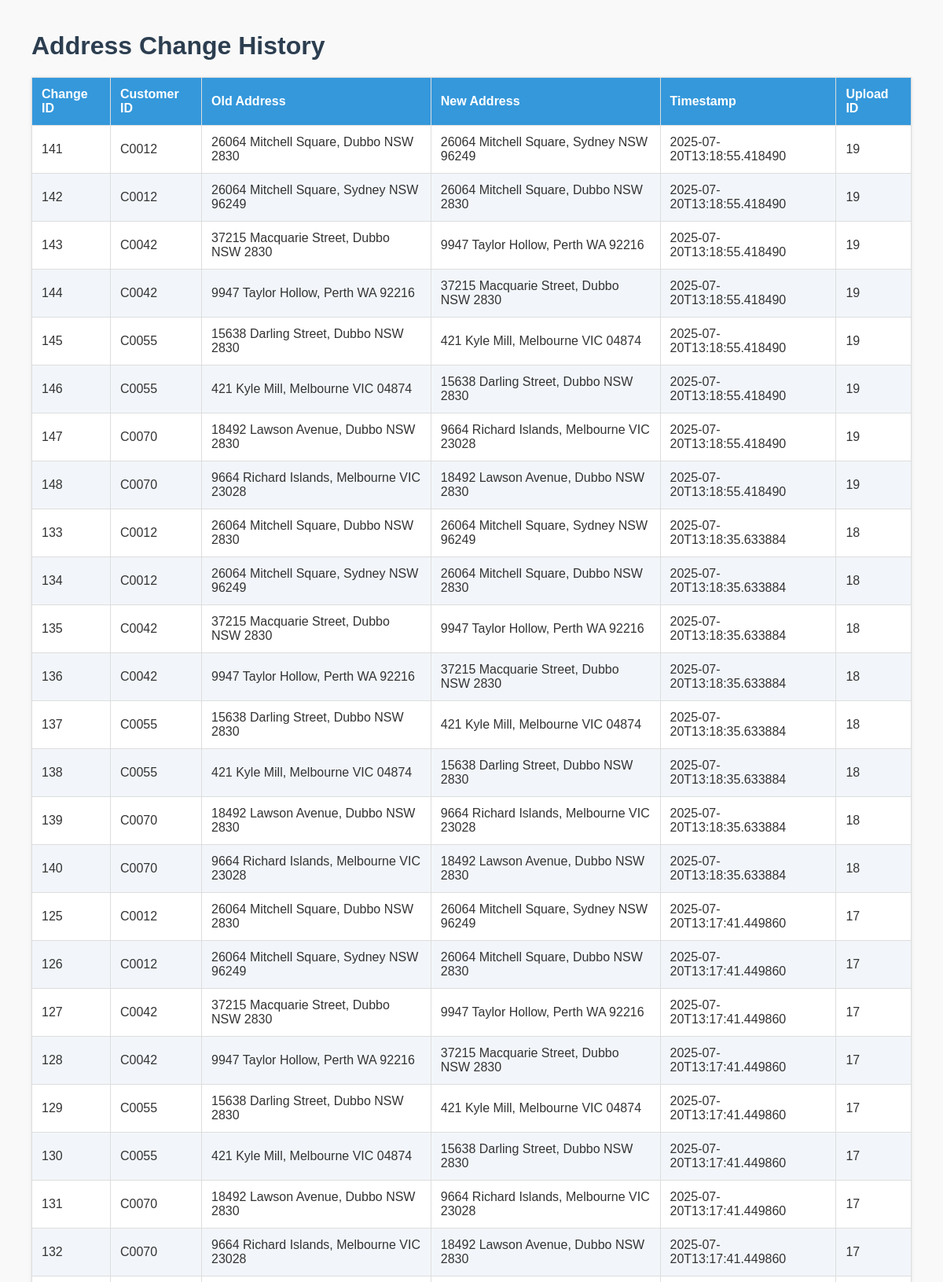
Page /address-changes (upper part) on the committed database.
### tables this page shows
CREATE TABLE address_changes (
        id INTEGER PRIMARY KEY AUTOINCREMENT,
        customer_id TEXT,
        old_address TEXT,
        new_address TEXT,
        change_timestamp TEXT,
        upload_id INTEGER,
        FOREIGN KEY(upload_id) REFERENCES uploads(id)
    );

### app.py (the view)
@app.route('/address-changes')
def view_address_changes():
    cursor.execute('SELECT * FROM address_changes ORDER BY change_timestamp DESC')
    changes = cursor.fetchall()
    return render_template('address_changes.html', changes=changes)

### templates/address_changes.html (shortened to what this page needs)
<!DOCTYPE html>
<html lang="en">
<head>
</head>
<body>
    <h1>Address Change History</h1>
    <table>
        <thead>
            <tr>
                <th>Change ID</th>
                <th>Customer ID</th>
                <th>Old Address</th>
                <th>New Address</th>
                <th>Timestamp</th>
                <th>Upload ID</th>
            </tr>
        </thead>
        <tbody>
            {% for change in changes %}
            <tr>
                <td>{{ change[0] }}</td>
                <td>{{ change[1] }}</td>
                <td>{{ change[2] }}</td>
                <td>{{ change[3] }}</td>
                <td>{{ change[4] }}</td>
                <td>{{ change[5] }}</td>
            </tr>
            {% endfor %}
        </tbody>
    </table>
</body>
</html>

### templates/address_changes.html (style rules this page uses)
body { font-family: Arial, sans-serif; margin: 40px; background-color: #f9f9f9; color: #333; }
h1 { color: #2c3e50; }
table { border-collapse: collapse; width: 100%; margin-bottom: 40px; background: #fff; box-shadow: 0 1px 4px rgba(0,0,0,0.1); }
th, td { padding: 12px; border: 1px solid #ddd; text-align: left; }
th { background-color: #3498db; color: white; }
tr:nth-child(even) { background-color: #f2f6fa; }

### rows in the picture
address_changes: id "141", customer "C0012", old_address "26064 Mitchell Square, Dubbo NSW 2830", new_address "26064 Mitchell Square, Sydney NSW 96249", change_timestamp "2025-07-20T13:18:55.418490", upload "19"
address_changes: id "142", customer "C0012", old_address "26064 Mitchell Square, Sydney NSW 96249", new_address "26064 Mitchell Square, Dubbo NSW 2830", change_timestamp "2025-07-20T13:18:55.418490", upload "19"
address_changes: id "143", customer "C0042", old_address "37215 Macquarie Street, Dubbo NSW 2830", new_address "9947 Taylor Hollow, Perth WA 92216", change_timestamp "2025-07-20T13:18:55.418490", upload "19"
address_changes: id "144", customer "C0042", old_address "9947 Taylor Hollow, Perth WA 92216", new_address "37215 Macquarie Street, Dubbo NSW 2830", change_timestamp "2025-07-20T13:18:55.418490", upload "19"
address_changes: id "145", customer "C0055", old_address "15638 Darling Street, Dubbo NSW 2830", new_address "421 Kyle Mill, Melbourne VIC 04874", change_timestamp "2025-07-20T13:18:55.418490", upload "19"
address_changes: id "146", customer "C0055", old_address "421 Kyle Mill, Melbourne VIC 04874", new_address "15638 Darling Street, Dubbo NSW 2830", change_timestamp "2025-07-20T13:18:55.418490", upload "19"
address_changes: id "147", customer "C0070", old_address "18492 Lawson Avenue, Dubbo NSW 2830", new_address "9664 Richard Islands, Melbourne VIC 23028", change_timestamp "2025-07-20T13:18:55.418490", upload "19"
address_changes: id "148", customer "C0070", old_address "9664 Richard Islands, Melbourne VIC 23028", new_address "18492 Lawson Avenue, Dubbo NSW 2830", change_timestamp "2025-07-20T13:18:55.418490", upload "19"
address_changes: id "133", customer "C0012", old_address "26064 Mitchell Square, Dubbo NSW 2830", new_address "26064 Mitchell Square, Sydney NSW 96249", change_timestamp "2025-07-20T13:18:35.633884", upload "18"
address_changes: id "134", customer "C0012", old_address "26064 Mitchell Square, Sydney NSW 96249", new_address "26064 Mitchell Square, Dubbo NSW 2830", change_timestamp "2025-07-20T13:18:35.633884", upload "18"
address_changes: id "135", customer "C0042", old_address "37215 Macquarie Street, Dubbo NSW 2830", new_address "9947 Taylor Hollow, Perth WA 92216", change_timestamp "2025-07-20T13:18:35.633884", upload "18"
address_changes: id "136", customer "C0042", old_address "9947 Taylor Hollow, Perth WA 92216", new_address "37215 Macquarie Street, Dubbo NSW 2830", change_timestamp "2025-07-20T13:18:35.633884", upload "18"
address_changes: id "137", customer "C0055", old_address "15638 Darling Street, Dubbo NSW 2830", new_address "421 Kyle Mill, Melbourne VIC 04874", change_timestamp "2025-07-20T13:18:35.633884", upload "18"
address_changes: id "138", customer "C0055", old_address "421 Kyle Mill, Melbourne VIC 04874", new_address "15638 Darling Street, Dubbo NSW 2830", change_timestamp "2025-07-20T13:18:35.633884", upload "18"
address_changes: id "139", customer "C0070", old_address "18492 Lawson Avenue, Dubbo NSW 2830", new_address "9664 Richard Islands, Melbourne VIC 23028", change_timestamp "2025-07-20T13:18:35.633884", upload "18"
address_changes: id "140", customer "C0070", old_address "9664 Richard Islands, Melbourne VIC 23028", new_address "18492 Lawson Avenue, Dubbo NSW 2830", change_timestamp "2025-07-20T13:18:35.633884", upload "18"
address_changes: id "125", customer "C0012", old_address "26064 Mitchell Square, Dubbo NSW 2830", new_address "26064 Mitchell Square, Sydney NSW 96249", change_timestamp "2025-07-20T13:17:41.449860", upload "17"
address_changes: id "126", customer "C0012", old_address "26064 Mitchell Square, Sydney NSW 96249", new_address "26064 Mitchell Square, Dubbo NSW 2830", change_timestamp "2025-07-20T13:17:41.449860", upload "17"
address_changes: id "127", customer "C0042", old_address "37215 Macquarie Street, Dubbo NSW 2830", new_address "9947 Taylor Hollow, Perth WA 92216", change_timestamp "2025-07-20T13:17:41.449860", upload "17"
address_changes: id "128", customer "C0042", old_address "9947 Taylor Hollow, Perth WA 92216", new_address "37215 Macquarie Street, Dubbo NSW 2830", change_timestamp "2025-07-20T13:17:41.449860", upload "17"
address_changes: id "129", customer "C0055", old_address "15638 Darling Street, Dubbo NSW 2830", new_address "421 Kyle Mill, Melbourne VIC 04874", change_timestamp "2025-07-20T13:17:41.449860", upload "17"
address_changes: id "130", customer "C0055", old_address "421 Kyle Mill, Melbourne VIC 04874", new_address "15638 Darling Street, Dubbo NSW 2830", change_timestamp "2025-07-20T13:17:41.449860", upload "17"
address_changes: id "131", customer "C0070", old_address "18492 Lawson Avenue, Dubbo NSW 2830", new_address "9664 Richard Islands, Melbourne VIC 23028", change_timestamp "2025-07-20T13:17:41.449860", upload "17"
address_changes: id "132", customer "C0070", old_address "9664 Richard Islands, Melbourne VIC 23028", new_address "18492 Lawson Avenue, Dubbo NSW 2830", change_timestamp "2025-07-20T13:17:41.449860", upload "17"
